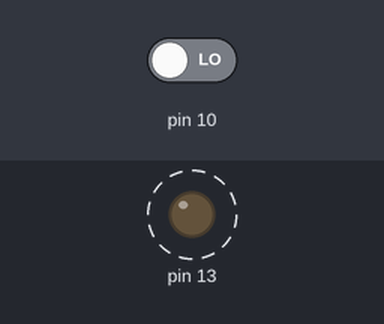
Bench run of a sketch on a simulated Arduino Uno, built with avr-gcc and run on an emulated ATmega328P. On the bench: output pins drawn as LEDs (lit = HIGH). Dashed ring = blinking. The inputs (shaded band) are chosen by the test bench; at power-on: pin 10 LOW. What the sketch prints to the serial monitor is not drawn.

Above: at 0.5 s.
Timing chart, 0 to 3.0 s (numbered marks = the images above):
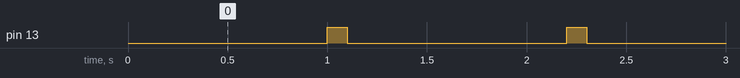

The sketch:

Home_security_system_CODE_.ino
```cpp
const int trigPin=9;
const int echoPin=9;
long duration;
int distance;
void setup()
{
  pinMode(trigPin,OUTPUT);
  pinMode(echoPin,INPUT);
  pinMode(13,OUTPUT);
  Serial.begin(9600);
}

void loop()
{
  digitalWrite(trigPin, LOW);
  delayMicroseconds(2); // Wait for 1000 millisecond(s)
  digitalWrite(trigPin, HIGH);
  delayMicroseconds(10);// Wait for 1000 millisecond(s)
  digitalWrite(trigPin, LOW);

  duration=pulseIn(10,HIGH);
  float distance=0.017*duration;
  Serial.println(distance);

  if (distance <= 100) {
    digitalWrite(13, HIGH);
    delay(100);
    digitalWrite(13, LOW);
    delay(100);
}
  else if(distance>100)
  {
    digitalWrite(13,LOW);
  }
}
```

Measured:
- by itself, pin 13: alternates HIGH for 0.10 s and LOW for 1.1 s
